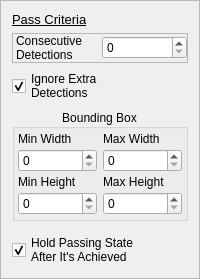
                      <widget class="QFrame" name="frame_6">
                       <property name="frameShape">
                        <enum>QFrame::StyledPanel</enum>
                       </property>
                       <property name="frameShadow">
                        <enum>QFrame::Plain</enum>
                       </property>
                       <layout class="QVBoxLayout" name="verticalLayout_8">
                        <item>
                         <widget class="QLabel" name="label_3">
                          <property name="maximumSize">
                           <size>
                            <width>16777215</width>
                            <height>20</height>
                           </size>
                          </property>
                          <property name="font">
                           <font>
                            <pointsize>10</pointsize>
                            <weight>50</weight>
                            <bold>false</bold>
                            <underline>true</underline>
                           </font>
                          </property>
                          <property name="frameShadow">
                           <enum>QFrame::Plain</enum>
                          </property>
                          <property name="lineWidth">
                           <number>1</number>
                          </property>
                          <property name="text">
                           <string>Pass Criteria</string>
                          </property>
                         </widget>
                        </item>
                        <item>
                         <widget class="QFrame" name="frame_9">
                          <property name="frameShape">
                           <enum>QFrame::StyledPanel</enum>
                          </property>
                          <property name="frameShadow">
                           <enum>QFrame::Plain</enum>
                          </property>
                          <layout class="QHBoxLayout" name="horizontalLayout_6">
                           <property name="spacing">
                            <number>0</number>
                           </property>
                           <property name="leftMargin">
                            <number>3</number>
                           </property>
                           <property name="topMargin">
                            <number>0</number>
                           </property>
                           <property name="rightMargin">
                            <number>0</number>
                           </property>
                           <property name="bottomMargin">
                            <number>0</number>
                           </property>
                           <item>
                            <widget class="QLabel" name="label_4">
                             <property name="text">
                              <string>Consecutive
Detections</string>
                             </property>
                            </widget>
                           </item>
                           <item>
                            <widget class="QSpinBox" name="spinBox_2"/>
                           </item>
                          </layout>
                         </widget>
                        </item>
                        <item>
                         <widget class="QCheckBox" name="checkBox_4">
                          <property name="layoutDirection">
                           <enum>Qt::LeftToRight</enum>
                          </property>
                          <property name="text">
                           <string>Ignore Extra
Detections   </string>
                          </property>
                          <property name="checked">
                           <bool>true</bool>
                          </property>
                         </widget>
                        </item>
                        <item>
                         <widget class="QGroupBox" name="groupBox">
                          <property name="title">
                           <string>Bounding Box</string>
                          </property>
                          <property name="alignment">
                           <set>Qt::AlignCenter</set>
                          </property>
                          <layout class="QGridLayout" name="gridLayout_2">
                           <property name="leftMargin">
                            <number>3</number>
                           </property>
                           <property name="topMargin">
                            <number>3</number>
                           </property>
                           <property name="rightMargin">
                            <number>3</number>
                           </property>
                           <property name="bottomMargin">
                            <number>3</number>
                           </property>
                           <property name="horizontalSpacing">
                            <number>6</number>
                           </property>
                           <property name="verticalSpacing">
                            <number>3</number>
                           </property>
                           <item row="0" column="0">
                            <widget class="QLabel" name="label_5">
                             <property name="text">
                              <string>Min Width</string>
                             </property>
                            </widget>
                           </item>
                           <item row="0" column="1">
                            <widget class="QLabel" name="label_6">
                             <property name="text">
                              <string>Max Width</string>
                             </property>
                            </widget>
                           </item>
                           <item row="1" column="0">
                            <widget class="QSpinBox" name="spinBox_5"/>
                           </item>
                           <item row="1" column="1">
                            <widget class="QSpinBox" name="spinBox_3"/>
                           </item>
                           <item row="2" column="0">
                            <widget class="QLabel" name="label_8">
                             <property name="text">
                              <string>Min Height</string>
                             </property>
                            </widget>
                           </item>
                           <item row="2" column="1">
                            <widget class="QLabel" name="label_7">
                             <property name="text">
                              <string>Max Height</string>
                             </property>
                            </widget>
                           </item>
                           <item row="3" column="0">
                            <widget class="QSpinBox" name="spinBox_6"/>
                           </item>
                           <item row="3" column="1">
                            <widget class="QSpinBox" name="spinBox_4"/>
                           </item>
                          </layout>
                         </widget>
                        </item>
                        <item>
                         <widget class="QFrame" name="frame_10">
                          <property name="sizePolicy">
                           <sizepolicy hsizetype="Preferred" vsizetype="Expanding">
                            <horstretch>0</horstretch>
                            <verstretch>0</verstretch>
                           </sizepolicy>
                          </property>
                          <property name="frameShape">
                           <enum>QFrame::StyledPanel</enum>
                          </property>
                          <property name="frameShadow">
                           <enum>QFrame::Plain</enum>
                          </property>
                         </widget>
                        </item>
                        <item>
                         <widget class="QCheckBox" name="checkBox">
                          <property name="text">
                           <string>Hold Passing State
After It's Achieved</string>
                          </property>
                          <property name="checked">
                           <bool>true</bool>
                          </property>
                         </widget>
                        </item>
                       </layout>
                      </widget>
